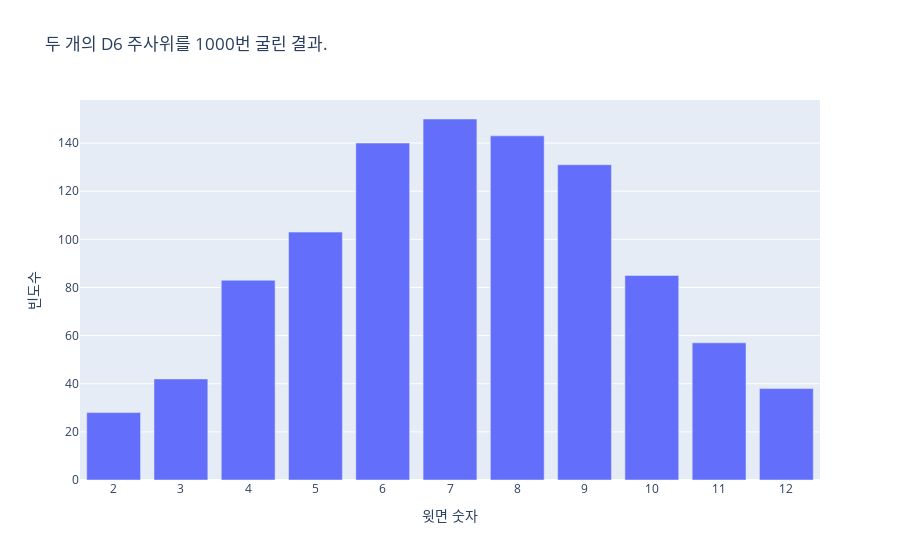

The notebook cell saved with this chart:
### Markdown cell above
#### 추가 맞춤화

### Code cell
import plotly.express as px
from die import Die

# 두 개의 D6 주사위 만들기.
die_1 = Die()
die_2 = Die()

# 몇차례 주사위를 굴리고 그 결과를 리스트에 저장.
results = []
for roll_num in range(1000):
    result = die_1.roll() + die_2.roll()
    results.append(result)

# 결과를 분석.
frequencies = []
max_result = die_1.num_sides + die_2.num_sides
poss_results = range(2, max_result+1)
for value in poss_results:
    frequency = results.count(value)
    frequencies.append(frequency)

# 결과 시각화.
title = "두 개의 D6 주사위를 1000번 굴린 결과."
labels = {'x': '윗면 숫자', 'y': '빈도수'}
fig = px.bar(x=poss_results, y=frequencies, 
             title=title, labels=labels)

# 추가 맞춤화된 그래프.
fig.update_layout(xaxis_dtick=1)
              
fig.show()

### Figure 1 — Plotly figure (JSON) as saved in the notebook; plotly's stock layout.template omitted (floating-point values rounded to 4 significant figures)
{"data": [{"hovertemplate": "윗면 숫자=%{x}<br>빈도수=%{y}<extra></extra>", "legendgroup": "", "marker": {"color": "#636efa", "pattern": {"shape": ""}}, "name": "", "orientation": "v", "showlegend": false, "textposition": "auto", "type": "bar", "x": [2, 3, 4, 5, 6, 7, 8, 9, 10, 11, 12], "xaxis": "x", "y": [28, 42, 83, 103, 140, 150, 143, 131, 85, 57, 38], "yaxis": "y"}], "layout": {"barmode": "relative", "legend": {"tracegroupgap": 0}, "title": {"text": "두 개의 D6 주사위를 1000번 굴린 결과."}, "xaxis": {"anchor": "y", "domain": [0, 1], "dtick": 1, "title": {"text": "윗면 숫자"}}, "yaxis": {"anchor": "x", "domain": [0, 1], "title": {"text": "빈도수"}}}}
